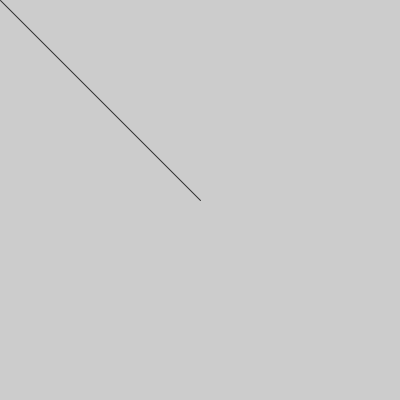
Frame 1 (no input)
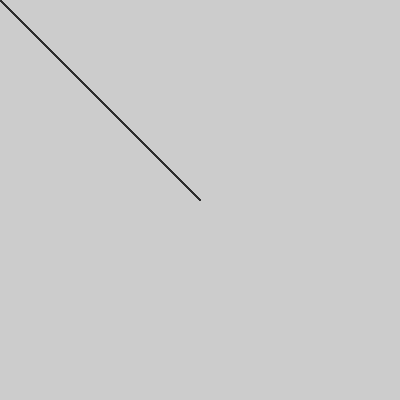
Frame 60 (the mouse pressed at the canvas centre just before this capture)
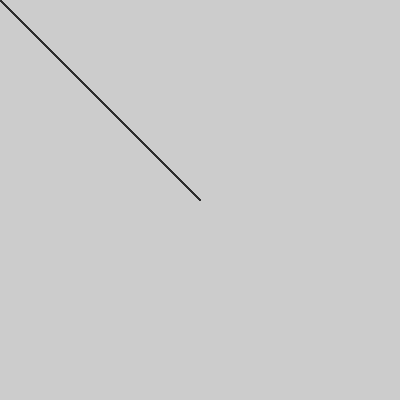
Frame 120 (the mouse held since frame 60 and released just before this capture)

The Processing sketch that drew these frames (run headless with seeded random() and noise(); from frame 60 on, the mouse is pressed at the canvas centre):

// Processing sketch: sketch_Project
// ── sketch_Project.pde
color c = color(34, 55, 76);
float x = 0;
float y = 100;
float speed = 1;
void setup(){
  size(400, 400);
  stroke(45);
}

void draw(){
  line (200, 200, mouseX, mouseY);
  
}

void mousePressed(){
  int i = 0;
    background(i, i*24, i);
  
  
}

void mouseDragged(){
  
}
